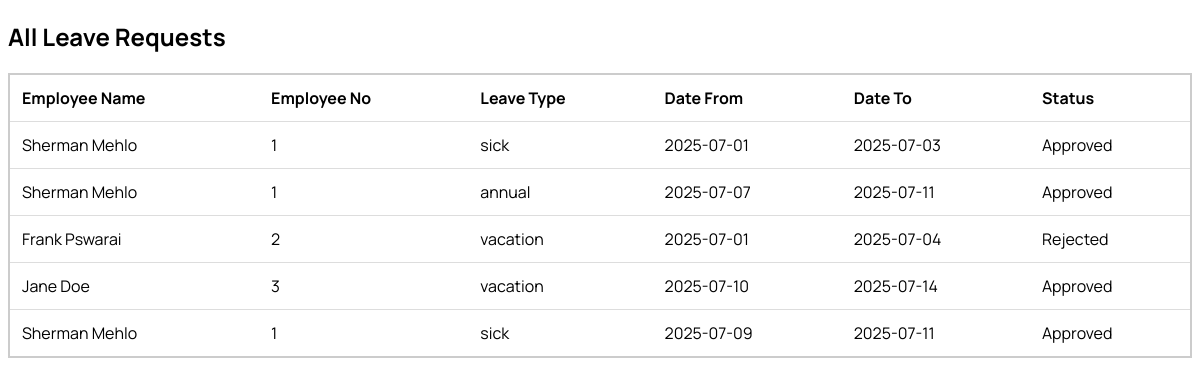
The page /view_leaves.php on the database its author committed.
### tables this page shows
CREATE TABLE IF NOT EXISTS `leave_apps` (
  `id` int NOT NULL AUTO_INCREMENT,
  `first_name` varchar(100) DEFAULT NULL,
  `last_name` varchar(100) DEFAULT NULL,
  `employee_no` int NOT NULL,
  `date_from` date DEFAULT NULL,
  `date_to` date DEFAULT NULL,
  `leave_type` enum('vacation','annual','maternity','paternity','bereavement','sick','unpaid') DEFAULT NULL,
  `reason` varchar(30) DEFAULT NULL,
  `status` enum('pending','approved','rejected') DEFAULT 'pending',
  PRIMARY KEY (`id`)
);

### view_leaves.php (the view, shortened to what this page needs)
<?php
include 'db_connect.php';
$result = $conn->query("SELECT * FROM leave_apps");
?>
<!DOCTYPE html>
<html>
<head>
    <link rel="stylesheet" href="view_leaves.css">
</head>
<body>
<h2>All Leave Requests</h2>
<table>
  <tr>
    <th>Employee Name</th>
    <th>Employee No</th>
    <th>Leave Type</th>
    <th>Date From</th>
    <th>Date To</th>
    <th>Status</th>
  </tr>
  <?php while ($row = $result->fetch_assoc()): ?>
    <tr>
      <td><?= $row['first_name'] . " " . $row['last_name'] ?></td>
      <td><?= $row['employee_no'] ?></td>
      <td><?= $row['leave_type'] ?></td>
      <td><?= $row['date_from'] ?></td>
      <td><?= $row['date_to'] ?></td>
      <td><?= ucfirst($row['status']) ?></td>
    </tr>
  <?php endwhile; ?>
</table>
</body>
</html>

### view_leaves.css (style rules this page uses)
body { font-family: "Manrope", sans-serif; }
table { width: 100%; border-collapse: collapse; margin-top: 20px; border: solid 2px #ccc; }
th, td { padding: 12px; text-align: left; border-bottom: 1px solid #ddd; }

### rows shown on the page
leave_apps: first_name "Sherman", last_name "Mehlo", employee_no "1", leave_type "sick", date_from "2025-07-01", date_to "2025-07-03", status "Approved"
leave_apps: first_name "Sherman", last_name "Mehlo", employee_no "1", leave_type "annual", date_from "2025-07-07", date_to "2025-07-11", status "Approved"
leave_apps: first_name "Frank", last_name "Pswarai", employee_no "2", leave_type "vacation", date_from "2025-07-01", date_to "2025-07-04", status "Rejected"
leave_apps: first_name "Jane", last_name "Doe", employee_no "3", leave_type "vacation", date_from "2025-07-10", date_to "2025-07-14", status "Approved"
leave_apps: first_name "Sherman", last_name "Mehlo", employee_no "1", leave_type "sick", date_from "2025-07-09", date_to "2025-07-11", status "Approved"
